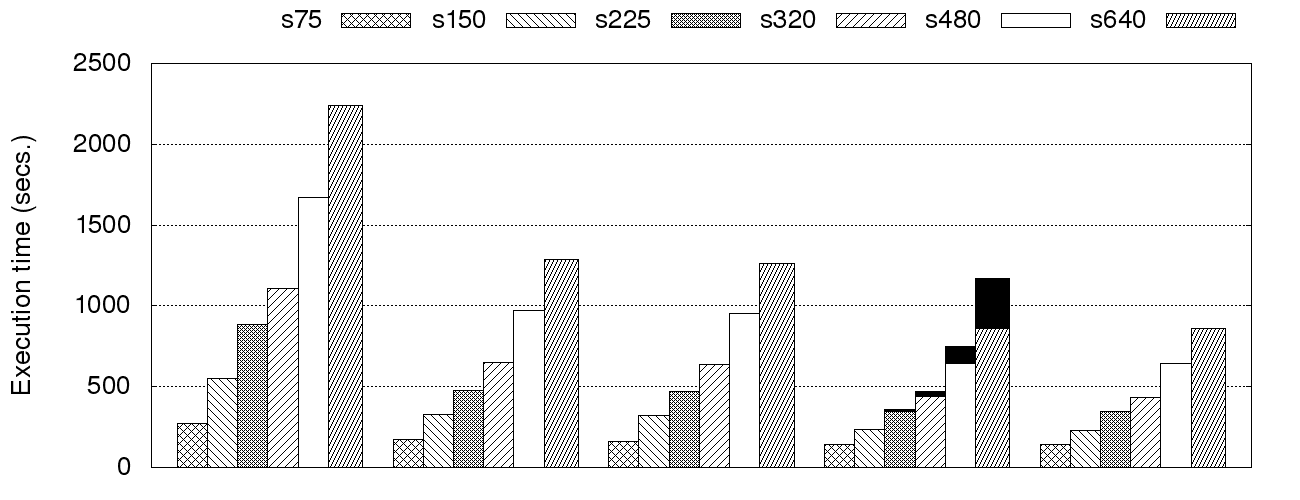

This chart was generated by the following gnuplot code:
# https://stackoverflow.com/questions/18332161/gnuplot-histogram-cluster-bar-chart-with-one-line-per-category

reset
set terminal svg enhanced size 1300,500 font "Helvetica,30"

set datafile separator ";"

set output 'moat2.svg'

set auto x
#set yrange [0:80]
set xtics 0.1
set offset -0.3,-0.3,0,0
unset xtics

set ylabel "Execution time (secs.)"

set grid ytics lt 0 lw 1 lc rgb "black"
set key outside horizontal top
set style fill solid

num_of_categories=5
set boxwidth 0.8/num_of_categories
dx=0.7/num_of_categories
offset=0


plot 'moat75s.dat' using ($1+offset):($3+$4) notitle with boxes lc rgb "black", \
     ''                   using ($1+offset):3 title "s75" with boxes fs pattern 1 lt rgb "black", \
     'moat150s.dat' using ($1+offset+dx):($3+$4) notitle with boxes lc rgb "black", \
     ''                   using ($1+offset+dx):3 title "s150" with boxes fs pattern 4 lt rgb "black", \
     'moat225s.dat' using ($1+offset+2*dx):($3+$4) notitle with boxes lc rgb "black", \
     ''                   using ($1+offset+2*dx):3 title "s225" with boxes fs pattern 2 lt rgb "black", \
     'moat320s.dat' using ($1+offset+3*dx):($3+$4) notitle with boxes lc rgb "black", \
     ''                   using ($1+offset+3*dx):3 title "s320" with boxes fs pattern 5 lt rgb "black", \
     'moat480s.dat' using ($1+offset+4*dx):($3+$4) notitle with boxes lc rgb "black", \
     ''                   using ($1+offset+4*dx):3 title "s480" with boxes fs pattern 8 lt rgb "black", \
     'moat640s.dat' using ($1+offset+5*dx):($3+$4) notitle with boxes lc rgb "black", \
     ''                   using ($1+offset+5*dx):3 title "s640" with boxes fs pattern 7 lt rgb "black"


#plot 'moat2r.dat' using ($1+offset):($3+$4) notitle linecolor rgb "#cc0000" with boxes, \
#     ''                   using ($1+offset):3 title "s75" linecolor rgb "#ff0000" with boxes, \
#     'moat2m.dat' using ($1+offset+dx):($3+$4) notitle linecolor rgb "#00cc00" with boxes, \
#     ''                   using ($1+offset+dx):3 title "s150" linecolor rgb "#00ff00" with boxes
     